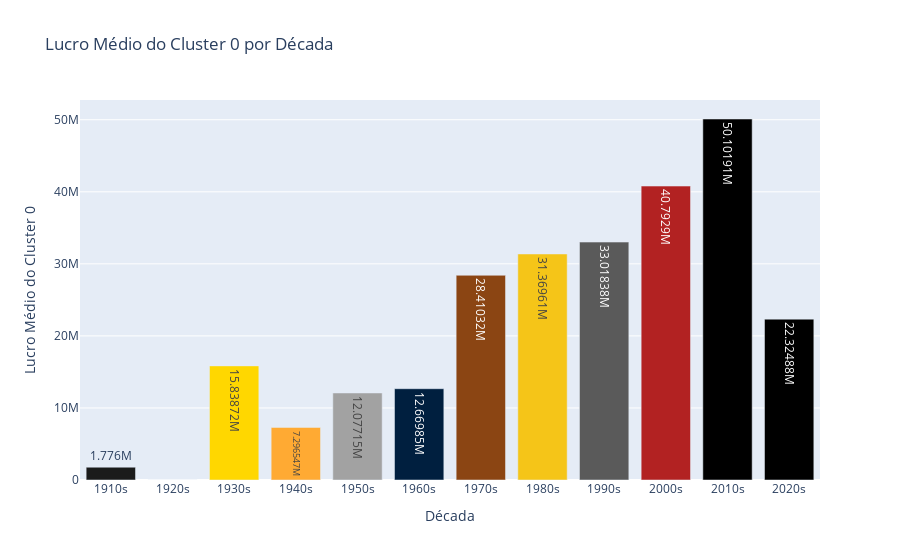

Notebook code cell kept with this figure:
### Code cell
#Sucesso do cluster 0 (cluster que possui filmes de comédia ou subgêneros relacionados) através das décadas
filmes_decada0 = coletar_lucro_medio_decada(cluster0, filmes_decada, '0')
plotar_lucro_decada(filmes_decada0, '0')

### Figure 1 — Plotly figure (JSON) as saved in the notebook; plotly's stock layout.template omitted (floating-point values rounded to 4 significant figures)
{"data": [{"alignmentgroup": "True", "hovertemplate": "Década=%{x}<br>Lucro Médio do Cluster 0=%{y}<extra></extra>", "legendgroup": "", "marker": {"color": ["#1B1B1B", "#D90429", "#FFD700", "#FFAA33", "#A2A2A2", "#001F3F", "#8B4513", "#F5C518", "#5A5A5A", "#B22222"], "pattern": {"shape": ""}}, "name": "", "offsetgroup": "", "orientation": "v", "showlegend": false, "textposition": "auto", "texttemplate": "%{y}", "type": "bar", "x": ["1910s", "1920s", "1930s", "1940s", "1950s", "1960s", "1970s", "1980s", "1990s", "2000s", "2010s", "2020s"], "xaxis": "x", "y": [1776000, 0, 15840000.0, 7297000.0, 12077154, 12670000.0, 28410000.0, 31370000.0, 33020000.0, 40790000.0, 50100000.0, 22320000.0], "yaxis": "y"}], "layout": {"autosize": true, "barmode": "relative", "legend": {"tracegroupgap": 0}, "title": {"text": "Lucro Médio do Cluster 0 por Década"}, "xaxis": {"anchor": "y", "autorange": true, "domain": [0, 1], "range": [-0.5, 11.5], "title": {"text": "Década"}, "type": "category"}, "yaxis": {"anchor": "x", "autorange": true, "domain": [0, 1], "range": [0, 52740000.0], "title": {"text": "Lucro Médio do Cluster 0"}, "type": "linear"}}}
